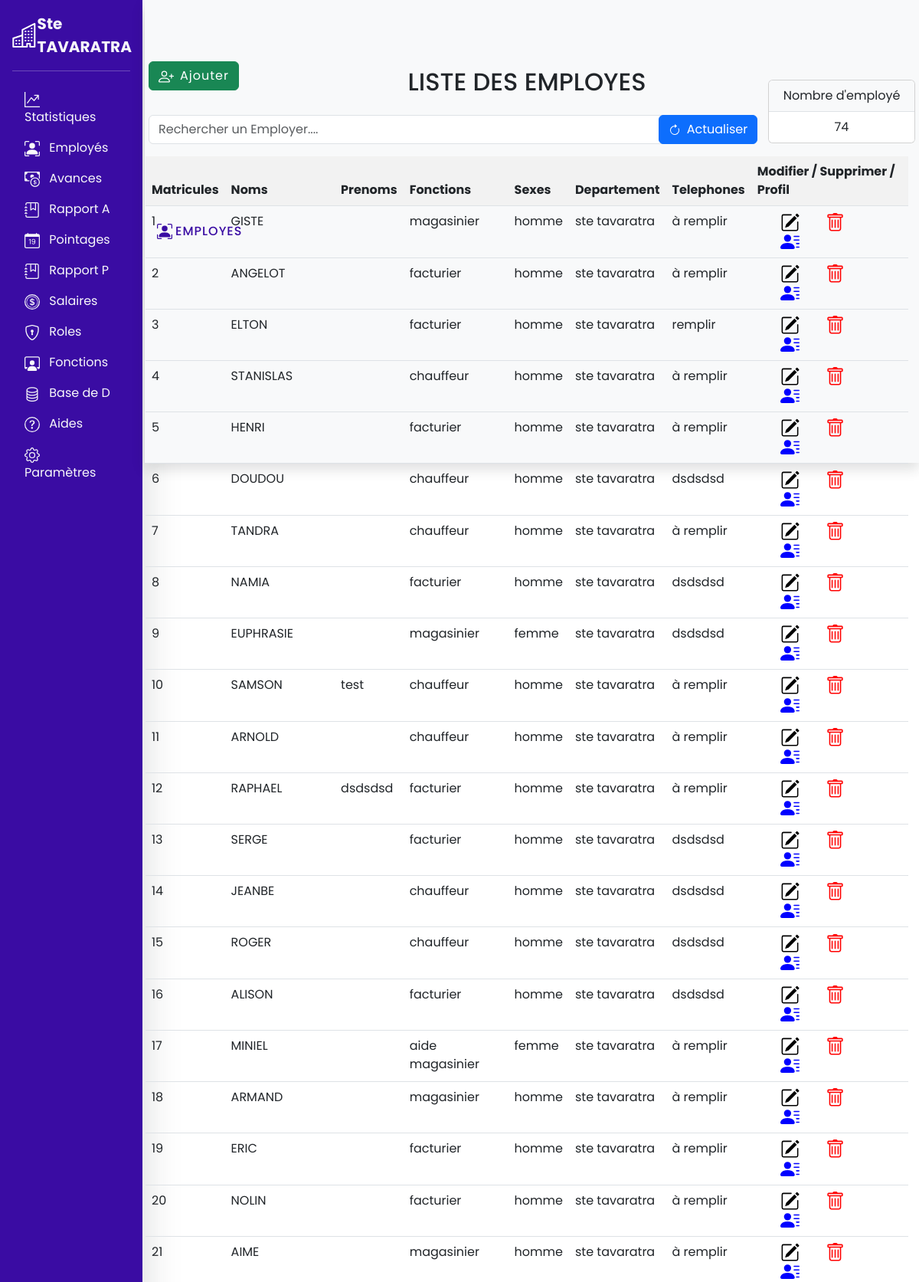
The page /php/pages/listeemployer.php (signed in, upper part) on the database its author committed.
### tables this page shows
CREATE TABLE `workers` (
  `w_id` int(11) NOT NULL AUTO_INCREMENT,
  `name` varchar(100) NOT NULL,
  `firstname` varchar(100) NOT NULL,
  `id_fonction` varchar(100) NOT NULL,
  `cin` varchar(255) NOT NULL,
  `adresse` varchar(100) NOT NULL,
  `origine` varchar(100) NOT NULL,
  `responsable` varchar(100) NOT NULL,
  `contact` varchar(100) NOT NULL,
  `image` varchar(255) NOT NULL,
  `id_depart` int(255) NOT NULL,
  `date_entree` varchar(100) NOT NULL,
  `sexe` varchar(50) NOT NULL,
  `date_ajout` varchar(50) NOT NULL,
  `salaire_base` int(11) NOT NULL,
  PRIMARY KEY (`w_id`)
);

CREATE TABLE `fonctions` (
  `id` int(11) NOT NULL AUTO_INCREMENT,
  `name_fonction` varchar(50) NOT NULL,
  PRIMARY KEY (`id`)
);

CREATE TABLE `departements` (
  `id` int(11) NOT NULL AUTO_INCREMENT,
  `name_depart` varchar(100) NOT NULL,
  PRIMARY KEY (`id`)
);

### php/class/Workers.php (called while the page is built, shortened)
<?php
class Workers
{
    private $host = '127.0.0.1';
    private $db = 'tavaratra';
    private $user = 'root';
    private $pdo = null;
    public function connect()
    {
        return new PDO('mysql:host=' . $this->host . ';dbname=' . $this->db . ';', $this->user, '');
    }
    public function getPdo()
    {
        if ($this->pdo == null) {
            $this->pdo = $this->connect();
        }
        return $this->pdo;
    }
    public function listOfWorker()
    {
        $query = $this->getPdo()
            ->prepare("SELECT * FROM workers JOIN fonctions ON fonctions.id=workers.id_fonction JOIN departements ON departements.id=workers.id_depart");
        $query->execute();
        return $query->fetchAll();
    }
        public function getNumberOfWorkers() {
            $query = $this->getPdo()
            ->prepare('SELECT COUNT(w_id) as nbrW FROM workers');
            $query->execute();
            return $query->fetch();
        }
}

### php/pages/listeemployer.php (the view, shortened to what this page needs)
<?php
require '../class/Workers.php';
$wrkrs = new Workers();
?>
<!DOCTYPE html>
<html lang="en">
<head>
    <link rel="stylesheet" href="../../assets/css/bootstrap.min.css">
</head>
<body>
    <nav>
        <?php include '../sections/navbars.php' ?>
        <div class="plaque bg-light shadow d-flex align-items-center justify-content-left p-3">
            <h5 class="fs-6 mt-2  c ls">EMPLOYES</h5>
        </div>
        <div id="left-cont" class="container body">
            <h2 class="text-center mt-2">LISTE DES EMPLOYES</h2>
            <div class="p-3 w-75 list">
                <input type="text" class="form-control" placeholder="Rechercher un Employer...." id="searchField">
                <button class="btn btn-primary  refresh"> Actualiser</button>
                <a id="ajouter" href="ajouterunemployer.php" class="btn btn-success ls">Ajouter</a>
            </div>
            <div class="container" style="height: 72.5vh; overflow: auto;" id="table-container">
                <table class="table">
                    <thead>
                        <tr>
                            <th>Matricules</th>
                            <th>Noms</th>
                            <th>Prenoms</th>
                            <th>Fonctions</th>
                            <th>Sexes</th>
                            <th>Departement</th>
                            <th>Telephones</td>
                            <th>Modifier / Supprimer / Profil</th>
                        </tr>
                    </thead>
                    <tbody id="workersList">
                        <?php foreach ($wrkrs->listOfWorker() as $worker): ?>
                            <tr>
                                <td>
                                    <?= $worker['w_id'] ?>
                                </td>
                                <td>
                                    <?= $worker['name'] ?>
                                </td>
                                <td>
                                    <?= $worker['firstname'] ?>
                                </td>
                                <td>
                                    <?= $worker['name_fonction'] ?>
                                </td>
                                <td>
                                    <?= $worker['sexe'] ?>
                                </td>
                                <td>
                                    <?= $worker['name_depart'] ?>
                                </td>
                                <td>
                                    <?= $worker['contact'] ?>
                                </td>
                                <td><a href='modifieremployer.php?worker_id=<?= $worker['w_id'] ?>'></a> <span class="supbtn" onclick="confirmer(<?= $worker['w_id'] ?>)"></span><a href='listeemployer.php?worker_id=<?= $worker['w_id'] ?>'></a>
                                </td>
                            </tr>
                        <?php endforeach ?>
                    </tbody>
                </table>
            </div>
        </div>
        <div class="card text-center" style="width: 12rem;">
            <ul class="list-group list-group-flush">
                <li class="list-group-item bg-light">Nombre d'employé</li>
                <li class="list-group-item">
                    <?= $wrkrs->getNumberOfWorkers()['nbrW'] ?>
                </li>
            </ul>
        </div>
</body>
</html>

### php/sections/font.php (style rules this page uses)
* { font-family: 'Poppins', sans-serif; }

### php/pages/listeemployer.php (style rules this page uses)
#table-container thead th { position: sticky; top: 0; z-index: 100; background-color: hsl(0, 0%, 95%); }
td>a { padding: 0 30px 0 30px; }
.card { position: absolute; top: 6.5rem; right: 5px; }
#left-cont { position: absolute; top: 5rem; right: -10px; }
body { overflow: hidden; }
.refresh { position: absolute; top: 4.38rem; right: 13.8rem; }
.plaque { width: 84.25%; height: 8.7vh; position: absolute; top: 0; right: 0; }
.ls { letter-spacing: 1px; }
#ajouter { position: absolute; top: 0; }
.c { color: #3A0CA3; }
.body { width:87%; }

### rows shown on the page
workers: w_id "1", name "GISTE", id_fonction.name_fonction "magasinier", sexe "homme", departements.name_depart "ste tavaratra", contact "à remplir"
workers: w_id "2", name "ANGELOT", id_fonction.name_fonction "facturier", sexe "homme", departements.name_depart "ste tavaratra", contact "à remplir"
workers: w_id "3", name "ELTON", id_fonction.name_fonction "facturier", sexe "homme", departements.name_depart "ste tavaratra", contact "remplir"
workers: w_id "4", name "STANISLAS", id_fonction.name_fonction "chauffeur", sexe "homme", departements.name_depart "ste tavaratra", contact "à remplir"
workers: w_id "5", name "HENRI", id_fonction.name_fonction "facturier", sexe "homme", departements.name_depart "ste tavaratra", contact "à remplir"
workers: w_id "6", name "DOUDOU", id_fonction.name_fonction "chauffeur", sexe "homme", departements.name_depart "ste tavaratra", contact "dsdsdsd"
workers: w_id "7", name "TANDRA", id_fonction.name_fonction "chauffeur", sexe "homme", departements.name_depart "ste tavaratra", contact "à remplir"
workers: w_id "8", name "NAMIA", id_fonction.name_fonction "facturier", sexe "homme", departements.name_depart "ste tavaratra", contact "dsdsdsd"
workers: w_id "9", name "EUPHRASIE", id_fonction.name_fonction "magasinier", sexe "femme", departements.name_depart "ste tavaratra", contact "dsdsdsd"
workers: w_id "10", name "SAMSON", firstname "test", id_fonction.name_fonction "chauffeur", sexe "homme", departements.name_depart "ste tavaratra", contact "à remplir"
workers: w_id "11", name "ARNOLD", id_fonction.name_fonction "chauffeur", sexe "homme", departements.name_depart "ste tavaratra", contact "à remplir"
workers: w_id "12", name "RAPHAEL", firstname "dsdsdsd", id_fonction.name_fonction "facturier", sexe "homme", departements.name_depart "ste tavaratra", contact "à remplir"
workers: w_id "13", name "SERGE", id_fonction.name_fonction "facturier", sexe "homme", departements.name_depart "ste tavaratra", contact "dsdsdsd"
workers: w_id "14", name "JEANBE", id_fonction.name_fonction "chauffeur", sexe "homme", departements.name_depart "ste tavaratra", contact "dsdsdsd"
workers: w_id "15", name "ROGER", id_fonction.name_fonction "chauffeur", sexe "homme", departements.name_depart "ste tavaratra", contact "dsdsdsd"
workers: w_id "16", name "ALISON", id_fonction.name_fonction "facturier", sexe "homme", departements.name_depart "ste tavaratra", contact "dsdsdsd"
workers: w_id "17", name "MINIEL", id_fonction.name_fonction "aide magasinier", sexe "femme", departements.name_depart "ste tavaratra", contact "à remplir"
workers: w_id "18", name "ARMAND", id_fonction.name_fonction "magasinier", sexe "homme", departements.name_depart "ste tavaratra", contact "à remplir"
workers: w_id "19", name "ERIC", id_fonction.name_fonction "facturier", sexe "homme", departements.name_depart "ste tavaratra", contact "à remplir"
workers: w_id "20", name "NOLIN", id_fonction.name_fonction "facturier", sexe "homme", departements.name_depart "ste tavaratra", contact "à remplir"
workers: w_id "21", name "AIME", id_fonction.name_fonction "magasinier", sexe "homme", departements.name_depart "ste tavaratra", contact "à remplir"

### other values the page prints
$wrkrs->getNumberOfWorkers()['nbrW'] "74"
